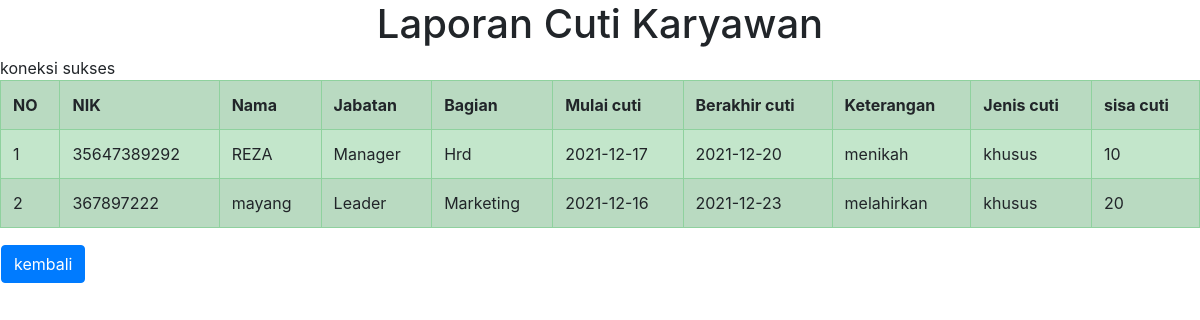
Page /view_cuti.php on the committed database.
### tables this page shows
CREATE TABLE `cuti_karyawan` (
  `id_karyawan` int(20) NOT NULL,
  `NIK` varchar(50) NOT NULL,
  `nama` varchar(100) NOT NULL,
  `jabatan` varchar(50) NOT NULL,
  `bagian` varchar(50) NOT NULL,
  `mulai_cuti` date NOT NULL,
  `berakhir_cuti` date NOT NULL,
  `keterangan` varchar(100) NOT NULL,
  `jenis_cuti` varchar(50) NOT NULL,
  `sisa_cuti` int(10) NOT NULL
);

### view_cuti.php (the view, shortened to what this page needs)
<!doctype html>
<html lang="en">
  <head>
    <link rel="stylesheet" href="https://cdn.jsdelivr.net/npm/bootstrap@4.5.3/dist/css/bootstrap.min.css">
  </head>
  <body>
    <h1><center>Laporan Cuti Karyawan</center></h1>
  </body>
<?php
include "koneksi.php";
?>
<table class="table table-bordered table-success table-striped">
<tr>
    <td><strong> NO </strong></td>
    <td><strong> NIK </strong></td>
    <td><strong> Nama </strong></td>
    <td><strong> Jabatan </strong></td>
		<td><strong> Bagian </strong></td>
    <td><strong> Mulai cuti</strong></td>
		<td><strong> Berakhir cuti </strong></td>
		<td><strong> Keterangan </strong></td>
    <td><strong> Jenis cuti </strong></td>
    <td><strong> sisa cuti </strong></td>
    </tr>
    <?php
    $no=1;
        $query=mysqli_query($koneksi,"select * from cuti_karyawan");
        while ($sisa_cuti=mysqli_fetch_array($query))
        {
        ?>
    <tr>
    <td><?php echo $no++;?></td>
		<td><?php echo $sisa_cuti['NIK'];?></td>
    <td><?php echo $sisa_cuti['nama'];?></td>
		<td><?php echo $sisa_cuti['jabatan'];?></td>
		<td><?php echo $sisa_cuti['bagian'];?></td>
    <td><?php echo $sisa_cuti['mulai_cuti'];?></td>
		<td><?php echo $sisa_cuti['berakhir_cuti'];?></td>
    <td><?php echo $sisa_cuti['keterangan'];?></td>
    <td><?php echo $sisa_cuti['jenis_cuti'];?></td>
    <td><?php echo $sisa_cuti['sisa_cuti'];?></td>
    </tr>
        <?php } ?>
</table>
<table class="d-grid gap-2">
	<tr>
	<td><a class="btn btn-primary" href="input_cuti.php" type="button">kembali</a><td>
	</tr>
</table>
</html>

### rows in the picture
cuti_karyawan: NIK "35647389292", nama "REZA", jabatan "Manager", bagian "Hrd", mulai_cuti "2021-12-17", berakhir_cuti "2021-12-20", keterangan "menikah", jenis_cuti "khusus", sisa_cuti "10"
cuti_karyawan: NIK "367897222", nama "mayang", jabatan "Leader", bagian "Marketing", mulai_cuti "2021-12-16", berakhir_cuti "2021-12-23", keterangan "melahirkan", jenis_cuti "khusus", sisa_cuti "20"
